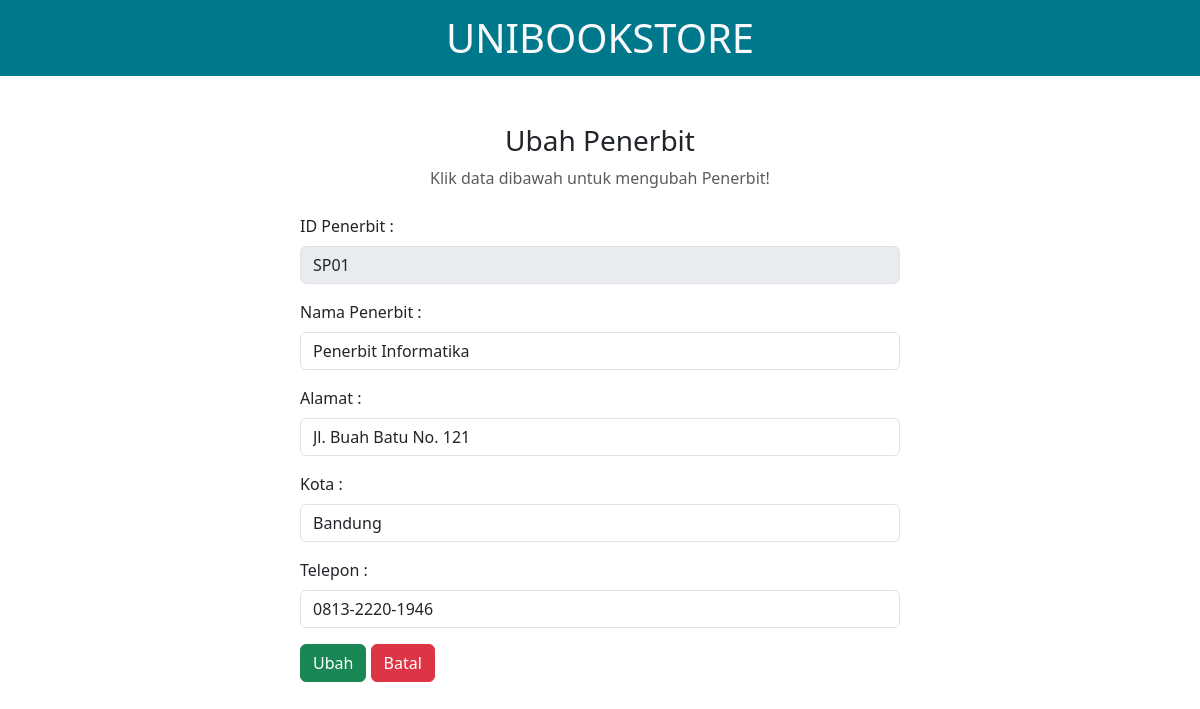
/edit_penerbit.php?id_penerbit=SP01, run on the app's committed database.
### tables this page shows
CREATE TABLE `penerbit` (
  `id_penerbit` varchar(4) NOT NULL,
  `nama` varchar(50) NOT NULL,
  `alamat` varchar(50) NOT NULL,
  `kota` varchar(20) NOT NULL,
  `telepon` varchar(20) NOT NULL
);

### edit_penerbit.php (the view, shortened to what this page needs)
<?php
include 'db_conn.php';
$id = $_GET['id_penerbit'];
?>
<!DOCTYPE html>
<html lang="en">
<head>
  <link href="https://cdn.jsdelivr.net/npm/bootstrap@5.3.0-alpha1/dist/css/bootstrap.min.css" rel="stylesheet">
</head>
<body>
  <nav class="navbar navbar-light text-light justify-content-center fs-1 mb-5" style="background-color: #00788C;">
    UNIBOOKSTORE
  </nav>
  <div class="container">
    <div class="text-center mb-4">
      <h3>Ubah Penerbit</h3>
      <p class="text-muted">Klik data dibawah untuk mengubah Penerbit!</p>
    </div>
    <?php
    $sqlPenerbit = "SELECT * FROM `penerbit` WHERE id_penerbit = '$id'";
    $hasilPenerbit = mysqli_query($conn, $sqlPenerbit);
    $row = mysqli_fetch_assoc($hasilPenerbit);
    ?>
    <div class="container d-flex justify-content-center">
      <form method="post" action="admin.php" style="width: 50vw; min-width: 300px;">
        <div class="row mb-3">
          <div class="col">
            <label for="id_penerbit" class="form-label">ID Penerbit : </label>
            <input type="text" class="form-control" name="id_penerbit" id="id_penerbit" placeholder="SP10" maxlength="4" value="<?php echo $row['id_penerbit'] ?>" disabled readonly>
          </div>
        </div>
        <div class="row mb-3">
          <div class="col">
            <label for="nama" class="form-label">Nama Penerbit : </label>
            <input type="text" class="form-control" name="nama" id="nama" placeholder="Penerbit Informatika" maxlength="50" value="<?php echo $row['nama'] ?>">
          </div>
        </div>
        <div class="row mb-3">
          <div class="col">
            <label for="alamat" class="form-label">Alamat : </label>
            <input type="text" class="form-control" name="alamat" id="alamat" placeholder="Jl. Dipatiukur No. 16" maxlength="50" value="<?php echo $row['alamat'] ?>">
          </div>
        </div>
        <div class="row mb-3">
          <div class="col">
            <label for="kota" class="form-label">Kota : </label>
            <input type="text" class="form-control" name="kota" id="kota" placeholder="Bandung" maxlength="50" value="<?php echo $row['kota'] ?>">
          </div>
        </div>
        <div class="row mb-3">
          <div class="col">
            <label for="telepon" class="form-label">Telepon : </label>
            <input type="text" class="form-control" name="telepon" id="telepon" placeholder="0811-2077-722" maxlength="20" value="<?php echo $row['telepon'] ?>">
          </div>
        </div>
        <div class="row mb-3">
          <div class="col">
            <button type="submit" class="btn btn-success" name="submitEditPenerbit">Ubah</button>
            <a href="index.php" class="btn btn-danger">Batal</a>
          </div>
        </div>
      </form>
    </div>
  </div>
</body>
</html>

### data on the page
penerbit: id_penerbit "SP01", nama "Penerbit Informatika", alamat "Jl. Buah Batu No. 121", kota "Bandung", telepon "0813-2220-1946"
